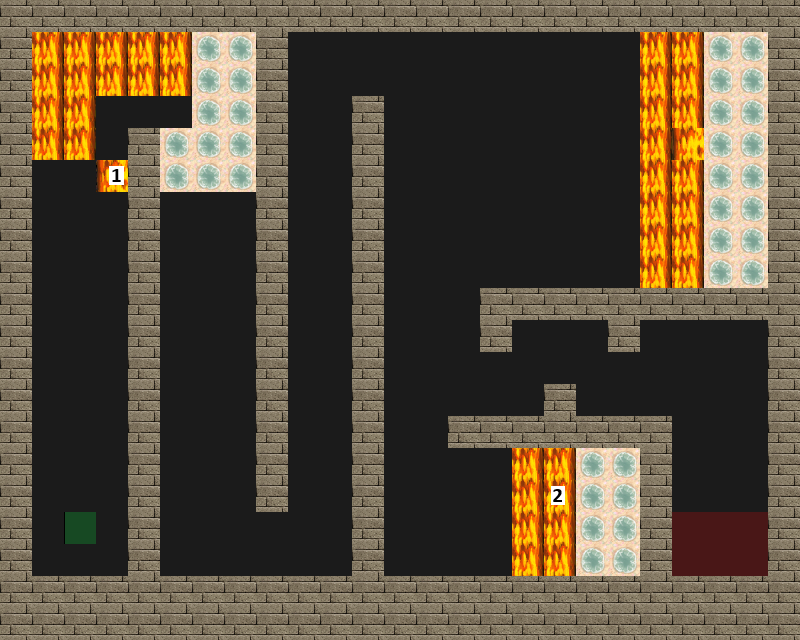

A level layout from a 2D game, rendered from its tile map. Below: a short description, then the map file with its tile-grid data intact:
An orthogonal 25x20 tile map with 32x32 px tiles, 4 tile layers (Road, Trap, Wall, Utility), 4 tilesets.

<map version="1.0" tiledversion="1.1.5" orientation="orthogonal" renderorder="right-down" width="25" height="20" tilewidth="32" tileheight="32" infinite="0" nextobjectid="1">
 <tileset firstgid="1" source="tilesets/meta.tsx" />
 <tileset firstgid="3" source="tilesets/road.tsx" />
 <tileset firstgid="4" source="tilesets/traps.tsx" />
 <tileset firstgid="196" source="tilesets/wallsandroofs.tsx" />
 <layer name="Road" width="25" height="20">
  <data encoding="csv">
3,3,3,3,3,3,3,3,3,3,3,3,3,3,3,3,3,3,3,3,3,3,3,3,3,
3,3,3,3,3,3,3,3,3,3,3,3,3,3,3,3,3,3,3,3,3,3,3,3,3,
3,3,3,3,3,3,3,3,3,3,3,3,3,3,3,3,3,3,3,3,3,3,3,3,3,
3,3,3,3,3,3,3,3,3,3,3,3,3,3,3,3,3,3,3,3,3,3,3,3,3,
3,3,3,3,3,3,3,3,3,3,3,3,3,3,3,3,3,3,3,3,3,3,3,3,3,
3,3,3,3,3,3,3,3,3,3,3,3,3,3,3,3,3,3,3,3,3,3,3,3,3,
3,3,3,3,3,3,3,3,3,3,3,3,3,3,3,3,3,3,3,3,3,3,3,3,3,
3,3,3,3,3,3,3,3,3,3,3,3,3,3,3,3,3,3,3,3,3,3,3,3,3,
3,3,3,3,3,3,3,3,3,3,3,3,3,3,3,3,3,3,3,3,3,3,3,3,3,
3,3,3,3,3,3,3,3,3,3,3,3,3,3,3,3,3,3,3,3,3,3,3,3,3,
3,3,3,3,3,3,3,3,3,3,3,3,3,3,3,3,3,3,3,3,3,3,3,3,3,
3,3,3,3,3,3,3,3,3,3,3,3,3,3,3,3,3,3,3,3,3,3,3,3,3,
3,3,3,3,3,3,3,3,3,3,3,3,3,3,3,3,3,3,3,3,3,3,3,3,3,
3,3,3,3,3,3,3,3,3,3,3,3,3,3,3,3,3,3,3,3,3,3,3,3,3,
3,3,3,3,3,3,3,3,3,3,3,3,3,3,3,3,3,3,3,3,3,3,3,3,3,
3,3,3,3,3,3,3,3,3,3,3,3,3,3,3,3,3,3,3,3,3,3,3,3,3,
3,3,3,3,3,3,3,3,3,3,3,3,3,3,3,3,3,3,3,3,3,3,3,3,3,
3,3,3,3,3,3,3,3,3,3,3,3,3,3,3,3,3,3,3,3,3,3,3,3,3,
3,3,3,3,3,3,3,3,3,3,3,3,3,3,3,3,3,3,3,3,3,3,3,3,3,
3,3,3,3,3,3,3,3,3,3,3,3,3,3,3,3,3,3,3,3,3,3,3,3,3
</data>
 </layer>
 <layer name="Trap" width="25" height="20">
  <data encoding="csv">
0  ,0  ,0  ,0  ,0  ,0  ,0  ,0  ,0  ,0  ,0  ,0  ,0  ,0  ,0  ,0  ,0  ,0  ,0  ,0  ,0  ,0  ,0  ,0  ,0  ,
0  ,163,163,163,163,163,62 ,62 ,0  ,0  ,0  ,0  ,0  ,0  ,0  ,0  ,0  ,0  ,0  ,0  ,163,163,62 ,62 ,0  ,
0  ,163,163,163,163,163,62 ,62 ,0  ,0  ,0  ,0  ,0  ,0  ,0  ,0  ,0  ,0  ,0  ,0  ,163,163,62 ,62 ,0  ,
0  ,163,163,0  ,0  ,0  ,62 ,62 ,0  ,0  ,0  ,0  ,0  ,0  ,0  ,0  ,0  ,0  ,0  ,0  ,163,163,62 ,62 ,0  ,
0  ,163,163,0  ,0  ,62 ,62 ,62 ,0  ,0  ,0  ,0  ,0  ,0  ,0  ,0  ,0  ,0  ,0  ,0  ,163,162,62 ,62 ,0  ,
0  ,0  ,0  ,160,0  ,62 ,62 ,62 ,0  ,0  ,0  ,0  ,0  ,0  ,0  ,0  ,0  ,0  ,0  ,0  ,163,163,62 ,62 ,0  ,
0  ,0  ,0  ,0  ,0  ,0  ,0  ,0  ,0  ,0  ,0  ,0  ,0  ,0  ,0  ,0  ,0  ,0  ,0  ,0  ,163,163,62 ,62 ,0  ,
0  ,0  ,0  ,0  ,0  ,0  ,0  ,0  ,0  ,0  ,0  ,0  ,0  ,0  ,0  ,0  ,0  ,0  ,0  ,0  ,163,163,62 ,62 ,0  ,
0  ,0  ,0  ,0  ,0  ,0  ,0  ,0  ,0  ,0  ,0  ,0  ,0  ,0  ,0  ,0  ,0  ,0  ,0  ,0  ,163,163,62 ,62 ,0  ,
0  ,0  ,0  ,0  ,0  ,0  ,0  ,0  ,0  ,0  ,0  ,0  ,0  ,0  ,0  ,0  ,0  ,0  ,0  ,0  ,0  ,0  ,0  ,0  ,0  ,
0  ,0  ,0  ,0  ,0  ,0  ,0  ,0  ,0  ,0  ,0  ,0  ,0  ,0  ,0  ,0  ,0  ,0  ,0  ,0  ,0  ,0  ,0  ,0  ,0  ,
0  ,0  ,0  ,0  ,0  ,0  ,0  ,0  ,0  ,0  ,0  ,0  ,0  ,0  ,0  ,0  ,0  ,0  ,0  ,0  ,0  ,0  ,0  ,0  ,0  ,
0  ,0  ,0  ,0  ,0  ,0  ,0  ,0  ,0  ,0  ,0  ,0  ,0  ,0  ,0  ,0  ,0  ,0  ,0  ,0  ,0  ,0  ,0  ,0  ,0  ,
0  ,0  ,0  ,0  ,0  ,0  ,0  ,0  ,0  ,0  ,0  ,0  ,0  ,0  ,0  ,0  ,163,163,62 ,62 ,62 ,0  ,0  ,0  ,0  ,
0  ,0  ,0  ,0  ,0  ,0  ,0  ,0  ,0  ,0  ,0  ,0  ,0  ,0  ,0  ,0  ,163,163,62 ,62 ,62 ,0  ,0  ,0  ,0  ,
0  ,0  ,0  ,0  ,0  ,0  ,0  ,0  ,0  ,0  ,0  ,0  ,0  ,0  ,0  ,0  ,163,161,62 ,62 ,62 ,0  ,0  ,0  ,0  ,
0  ,0  ,0  ,0  ,0  ,0  ,0  ,0  ,0  ,0  ,0  ,0  ,0  ,0  ,0  ,0  ,163,163,62 ,62 ,62 ,0  ,0  ,0  ,0  ,
0  ,0  ,0  ,0  ,0  ,0  ,0  ,0  ,0  ,0  ,0  ,0  ,0  ,0  ,0  ,0  ,163,163,62 ,62 ,62 ,0  ,0  ,0  ,0  ,
0  ,0  ,0  ,0  ,0  ,0  ,0  ,0  ,0  ,0  ,0  ,0  ,0  ,0  ,0  ,0  ,0  ,0  ,0  ,0  ,0  ,0  ,0  ,0  ,0  ,
0  ,0  ,0  ,0  ,0  ,0  ,0  ,0  ,0  ,0  ,0  ,0  ,0  ,0  ,0  ,0  ,0  ,0  ,0  ,0  ,0  ,0  ,0  ,0  ,0  
</data>
 </layer>
 <layer name="Wall" width="25" height="20">
  <data encoding="csv">
261,261,261,261,261,261,261,261,261,261,261,261,261,261,261,261,261,261,261,261,261,261,261,261,261,
261,0  ,0  ,0  ,0  ,0  ,0  ,0  ,261,0  ,0  ,0  ,0  ,0  ,0  ,0  ,0  ,0  ,0  ,0  ,0  ,0  ,0  ,0  ,261,
261,0  ,0  ,0  ,0  ,0  ,0  ,0  ,261,0  ,0  ,0  ,0  ,0  ,0  ,0  ,0  ,0  ,0  ,0  ,0  ,0  ,0  ,0  ,261,
261,0  ,0  ,0  ,0  ,0  ,0  ,0  ,261,0  ,0  ,261,0  ,0  ,0  ,0  ,0  ,0  ,0  ,0  ,0  ,0  ,0  ,0  ,261,
261,0  ,0  ,0  ,261,0  ,0  ,0  ,261,0  ,0  ,261,0  ,0  ,0  ,0  ,0  ,0  ,0  ,0  ,0  ,0  ,0  ,0  ,261,
261,0  ,0  ,0  ,261,0  ,0  ,0  ,261,0  ,0  ,261,0  ,0  ,0  ,0  ,0  ,0  ,0  ,0  ,0  ,0  ,0  ,0  ,261,
261,0  ,0  ,0  ,261,0  ,0  ,0  ,261,0  ,0  ,261,0  ,0  ,0  ,0  ,0  ,0  ,0  ,0  ,0  ,0  ,0  ,0  ,261,
261,0  ,0  ,0  ,261,0  ,0  ,0  ,261,0  ,0  ,261,0  ,0  ,0  ,0  ,0  ,0  ,0  ,0  ,0  ,0  ,0  ,0  ,261,
261,0  ,0  ,0  ,261,0  ,0  ,0  ,261,0  ,0  ,261,0  ,0  ,0  ,0  ,0  ,0  ,0  ,0  ,0  ,0  ,0  ,0  ,261,
261,0  ,0  ,0  ,261,0  ,0  ,0  ,261,0  ,0  ,261,0  ,0  ,0  ,261,261,261,261,261,261,261,261,261,261,
261,0  ,0  ,0  ,261,0  ,0  ,0  ,261,0  ,0  ,261,0  ,0  ,0  ,261,0  ,0  ,0  ,261,0  ,0  ,0  ,0  ,261,
261,0  ,0  ,0  ,261,0  ,0  ,0  ,261,0  ,0  ,261,0  ,0  ,0  ,0  ,0  ,0  ,0  ,0  ,0  ,0  ,0  ,0  ,261,
261,0  ,0  ,0  ,261,0  ,0  ,0  ,261,0  ,0  ,261,0  ,0  ,0  ,0  ,0  ,261,0  ,0  ,0  ,0  ,0  ,0  ,261,
261,0  ,0  ,0  ,261,0  ,0  ,0  ,261,0  ,0  ,261,0  ,0  ,261,261,261,261,261,261,261,0  ,0  ,0  ,261,
261,0  ,0  ,0  ,261,0  ,0  ,0  ,261,0  ,0  ,261,0  ,0  ,0  ,0  ,0  ,0  ,0  ,0  ,261,0  ,0  ,0  ,261,
261,0  ,0  ,0  ,261,0  ,0  ,0  ,261,0  ,0  ,261,0  ,0  ,0  ,0  ,0  ,0  ,0  ,0  ,261,0  ,0  ,0  ,261,
261,0  ,0  ,0  ,261,0  ,0  ,0  ,0  ,0  ,0  ,261,0  ,0  ,0  ,0  ,0  ,0  ,0  ,0  ,261,0  ,0  ,0  ,261,
261,0  ,0  ,0  ,261,0  ,0  ,0  ,0  ,0  ,0  ,261,0  ,0  ,0  ,0  ,0  ,0  ,0  ,0  ,261,0  ,0  ,0  ,261,
261,261,261,261,261,261,261,261,261,261,261,261,261,261,261,261,261,261,261,261,261,261,261,261,261,
261,261,261,261,261,261,261,261,261,261,261,261,261,261,261,261,261,261,261,261,261,261,261,261,261
</data>
 </layer>
 <layer name="Utility" width="25" height="20">
  <data encoding="csv">
0,0  ,0  ,0  ,0  ,0  ,0  ,0  ,0  ,0  ,0  ,0  ,0  ,0  ,0  ,0  ,0  ,0  ,0  ,0  ,0  ,0  ,0  ,0  ,0  ,
0,0  ,0  ,0  ,0  ,0  ,0  ,0  ,0  ,0  ,0  ,0  ,0  ,0  ,0  ,0  ,0  ,0  ,0  ,0  ,0  ,0  ,0,0,0  ,
0,0  ,0  ,0  ,0  ,0  ,0  ,0  ,0  ,0  ,0  ,0  ,0  ,0  ,0  ,0  ,0  ,0  ,0  ,0  ,0  ,0  ,0,0,0  ,
0,0  ,0  ,0  ,0  ,0  ,0  ,0  ,0  ,0  ,0  ,0  ,0  ,0  ,0  ,0  ,0  ,0  ,0  ,0  ,0  ,0  ,0,0,0  ,
0,0  ,0  ,0  ,0  ,0  ,0  ,0  ,0  ,0  ,0  ,0  ,0  ,0  ,0  ,0  ,0  ,0  ,0  ,0  ,0  ,0  ,0  ,0  ,0  ,
0,0  ,0  ,0  ,0  ,0  ,0  ,0  ,0  ,0  ,0  ,0  ,0  ,0  ,0  ,0  ,0  ,0  ,0  ,0  ,0  ,0  ,0  ,0  ,0  ,
0,0  ,0  ,0  ,0  ,0  ,0  ,0  ,0  ,0  ,0  ,0  ,0  ,0  ,0  ,0  ,0  ,0  ,0  ,0  ,0  ,0  ,0  ,0  ,0  ,
0,0  ,0  ,0  ,0  ,0  ,0  ,0  ,0  ,0  ,0  ,0  ,0  ,0  ,0  ,0  ,0  ,0  ,0  ,0  ,0  ,0  ,0  ,0  ,0  ,
0,0  ,0  ,0  ,0  ,0  ,0  ,0  ,0  ,0  ,0  ,0  ,0  ,0  ,0  ,0  ,0  ,0  ,0  ,0  ,0  ,0  ,0  ,0  ,0  ,
0,0  ,0  ,0  ,0  ,0  ,0  ,0  ,0  ,0  ,0  ,0  ,0  ,0  ,0  ,0  ,0  ,0  ,0  ,0  ,0  ,0  ,0  ,0  ,0  ,
0,0  ,0  ,0  ,0  ,0  ,0  ,0  ,0  ,0  ,0  ,0  ,0  ,0  ,0  ,0  ,0  ,0  ,0  ,0  ,0  ,0  ,0  ,0  ,0  ,
0,0  ,0  ,0  ,0  ,0  ,0  ,0  ,0  ,0  ,0  ,0  ,0  ,0  ,0  ,0  ,0  ,0  ,0  ,0  ,0  ,0  ,0  ,0  ,0  ,
0,0  ,0  ,0  ,0  ,0  ,0  ,0  ,0  ,0  ,0  ,0  ,0  ,0  ,0  ,0  ,0  ,0  ,0  ,0  ,0  ,0  ,0  ,0  ,0  ,
0,0  ,0  ,0  ,0  ,0  ,0  ,0  ,0  ,0  ,0  ,0  ,0  ,0  ,0  ,0  ,0  ,0  ,0  ,0  ,0  ,0  ,0  ,0  ,0  ,
0,0  ,0  ,0  ,0  ,0  ,0  ,0  ,0  ,0  ,0  ,0  ,0  ,0  ,0  ,0  ,0  ,0  ,0  ,0  ,0  ,0  ,0  ,0  ,0  ,
0,0  ,0  ,0  ,0  ,0  ,0  ,0  ,0  ,0  ,0  ,0  ,0  ,0  ,0  ,0  ,0  ,0  ,0  ,0  ,0  ,0  ,0  ,0  ,0  ,
0,0  ,2,0  ,0  ,0  ,0  ,0  ,0  ,0  ,0  ,0  ,0  ,0  ,0  ,0  ,0  ,0  ,0  ,0  ,0  ,1  ,1  ,1  ,0  ,
0,0  ,0  ,0  ,0  ,0  ,0  ,0  ,0  ,0  ,0  ,0  ,0  ,0  ,0  ,0  ,0  ,0  ,0  ,0  ,0  ,1  ,1  ,1  ,0  ,
0,0  ,0  ,0  ,0  ,0  ,0  ,0  ,0  ,0  ,0  ,0  ,0  ,0  ,0  ,0  ,0  ,0  ,0  ,0  ,0  ,0  ,0  ,0  ,0  ,
0,0  ,0  ,0  ,0  ,0  ,0  ,0  ,0  ,0  ,0  ,0  ,0  ,0  ,0  ,0  ,0  ,0  ,0  ,0  ,0  ,0  ,0  ,0  ,0  
</data>
 </layer>
</map>
